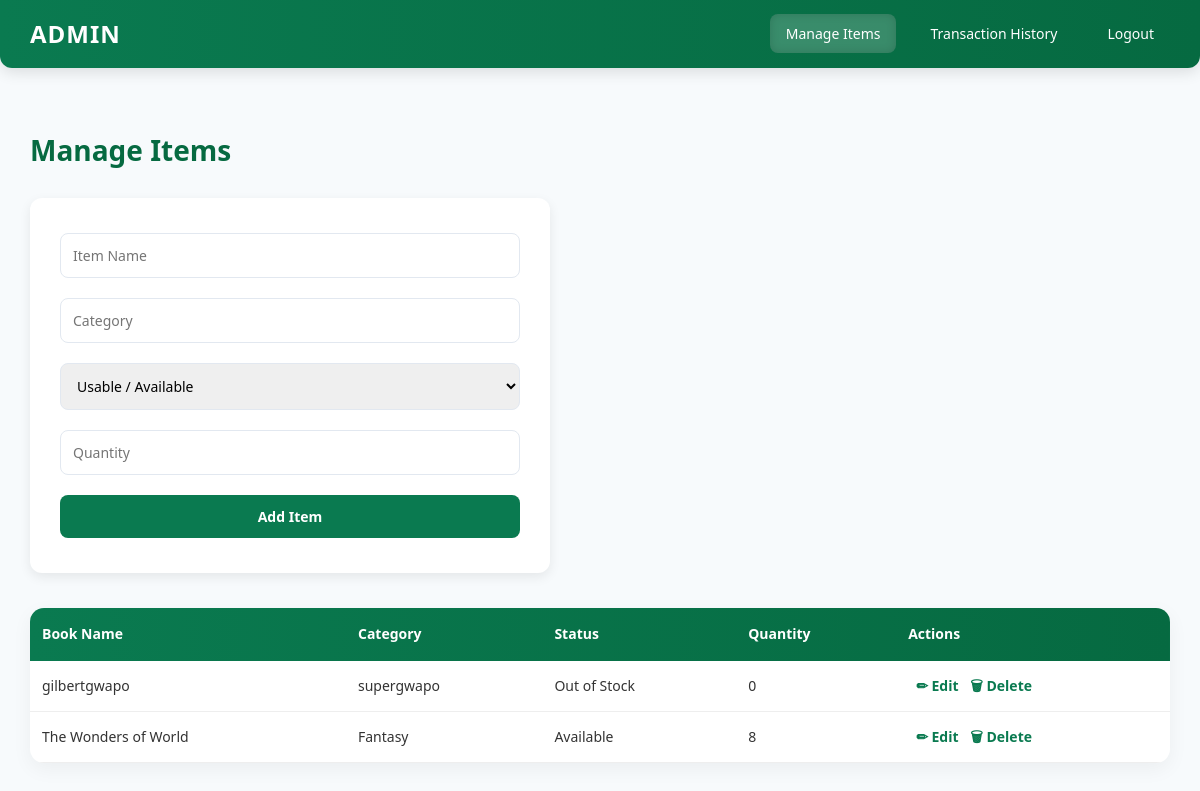
The app's page /pisti/manage_item.php (signed in), older data.
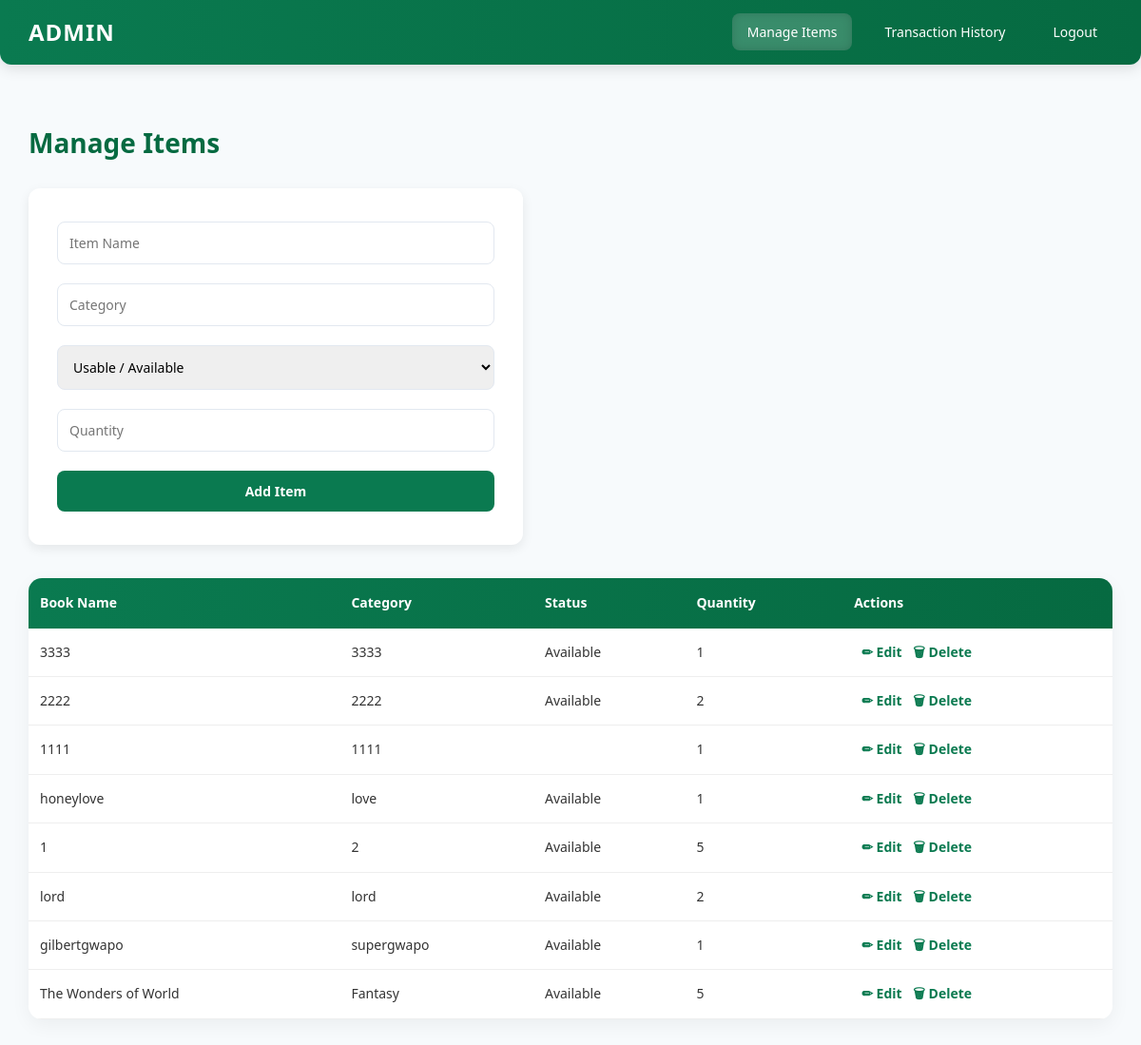
The same page, newer data.
### tables this page shows
CREATE TABLE `books` (
  `book_id` int(11) NOT NULL,
  `book_name` varchar(255) NOT NULL,
  `category` varchar(100) NOT NULL,
  `status` enum('Available','Borrowed','Defective','Out of Stock') DEFAULT 'Available',
  `volume` int(11) NOT NULL,
  `available` int(11) DEFAULT 0,
  `borrowed` int(11) DEFAULT 0,
  `ISBN` int(15) NOT NULL,
  `Author` varchar(255) NOT NULL,
  `Accession_Number` int(15) NOT NULL,
  `Copy` varchar(255) NOT NULL,
  `Masterlist` varchar(255) NOT NULL,
  `Book_Year` int(254) NOT NULL
);

### pisti/manage_item.php (the view, shortened to what this page needs)
<?php
include "db.php";
$items = $conn->query("SELECT * FROM books ORDER BY book_id DESC");
?>
<!DOCTYPE html>
<html lang="en">
<head>
<link rel="stylesheet" href="style.css">
</head>
<body>
<div class="container">
    <aside class="sidebar">
        <h2>ADMIN</h2>
        <ul>
            <li><a href="manage_items.php" class="nav-item active"> Manage Items</a></li>
            <li><a href="TransactionHistory.php" class="nav-item"> Transaction History</a></li>
            <li><a href="logout.php" class="nav-item">Logout</a></li>
        </ul>
    </aside>
    <main class="main">
        <header class="topbar"><h1>Manage Items</h1></header>
        <section class="page-inner">
            <form method="POST" class="item-form">
                <input type="text" name="itemName" placeholder="Item Name" required>
                <input type="text" name="itemCategory" placeholder="Category" required>
                <select name="itemStatus">
                    <option value="Usable / Available">Usable / Available</option>
                </select>
                <input type="number" name="itemQuantity" placeholder="Quantity" min="1" required>
                <button type="submit" name="addItem">Add Item</button>
            </form>
            <table id="itemTable">
                <thead>
                    <tr>
                        <th>Book Name</th>
                        <th>Category</th>
                        <th>Status</th>
                        <th>Quantity</th>
                        <th>Actions</th>
                    </tr>
                </thead>
                <tbody>
                <?php while ($row = $items->fetch_assoc()): ?>
                    <tr>
                        <td><?= htmlspecialchars($row['book_name']) ?></td>
                        <td><?= htmlspecialchars($row['category']) ?></td>
                        <td><?= htmlspecialchars($row['status']) ?></td>
                        <td><?= htmlspecialchars($row['volume']) ?></td>
                        <td>
                            <a href="edit.php?book_id=<?= $row['book_id'] ?>" class="edit-btn">✏ Edit</a>
                            <a href="delete.php?book_id=<?= $row['book_id'] ?>"
                               class="delete-btn"
                               onclick="return confirm('Are you sure you want to delete this item?');">
                               🗑 Delete
                            </a>
                        </td>
                    </tr>
                <?php endwhile; ?>
                </tbody>
            </table>
        </section>
    </main>
</div>
</body>
</html>

### pisti/style.css (style rules this page uses)
* { margin: 0; padding: 0; box-sizing: border-box; font-family: "Segoe UI", Tahoma, Geneva, sans-serif; }
body { background: #f7fafc; color: #333; line-height: 1.6; padding: 0; }
.sidebar { width: 100%; background: linear-gradient(90deg, #0a7a50, #066a41); color: #fff; padding: 15px 30px; display: flex; align-items: center; justify-content: space-between; border-radius: 0 0 12px 12px; box-shadow: 0 4px 15px rgba(0,0,0,0.12); margin-bottom: 30px; }
.sidebar h2 { font-size: 24px; font-weight: 700; letter-spacing: 1px; }
.sidebar ul { list-style: none; display: flex; gap: 18px; }
.sidebar ul li a { color: #fff; text-decoration: none; padding: 10px 16px; border-radius: 8px; font-weight: 500; font-size: 14px; transition: all 0.3s ease; }
.sidebar ul li a:hover, .sidebar ul li a.active { background: rgba(255,255,255,0.2); box-shadow: inset 0 0 10px rgba(0,0,0,0.15); }
.main { padding: 30px; }
.main h1 { font-size: 28px; font-weight: 700; color: #066a41; margin-bottom: 25px; }
form { background-color: #fff; padding: 25px 30px; border-radius: 12px; box-shadow: 0 4px 12px rgba(0,0,0,0.08); margin-bottom: 35px; max-width: 520px; transition: all 0.3s ease; }
form input, form select, form button { width: 100%; padding: 12px; margin: 10px 0; border-radius: 8px; border: 1px solid #e2e8f0; font-size: 14px; transition: all 0.2s ease; }
form button { background-color: #0a7a50; color: #fff; border: none; cursor: pointer; font-weight: 600; transition: 0.3s; }
table { width: 100%; border-collapse: collapse; background: #fff; border-radius: 14px; overflow: hidden; box-shadow: 0 6px 20px rgba(0,0,0,0.05); font-size: 14px; }
thead { background: linear-gradient(90deg, #0a7a50, #066a41); color: #fff; }
thead th { padding: 15px 12px; text-align: left; }
tbody td { padding: 14px 12px; border-bottom: 1px solid #eee; }
td a { margin-left: 8px; text-decoration: none; color: #0a7a50; font-weight: 600; }

Row changes from the older to the newer data that the page shows:
added books: book_name "3333", category "3333", status "Available", volume "1"
added books: book_name "2222", category "2222", status "Available", volume "2"
added books: book_name "1111", category "1111", volume "1"
added books: book_name "honeylove", category "love", status "Available", volume "1"
added books: book_name "1", category "2", status "Available", volume "5"
added books: book_name "lord", category "lord", status "Available", volume "2"
changed books "gilbertgwapo": status "Out of Stock" → "Available"; volume "0" → "1"
changed books "The Wonders of World": volume "8" → "5"
